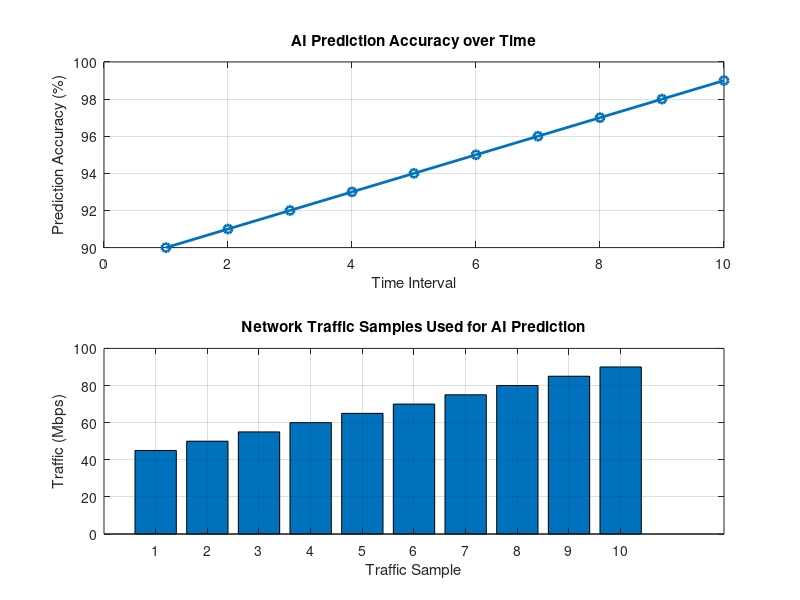

The MATLAB source for this figure:
clc;
clear;
close all;
% Time samples
t = 1:10;
% Prediction Accuracy (%)
Accuracy = [90 91 92 93 94 95 96 97 98 99];

% Actual Network Traffic (Mbps)
Traffic = [45 50 55 60 65 70 75 80 85 90];
figure
% -------- Graph 1 --------
subplot(2,1,1)
plot(t,Accuracy,'-o','LineWidth',2)
title('AI Prediction Accuracy over Time')
xlabel('Time Interval')
ylabel('Prediction Accuracy (%)')
grid on
% -------- Graph 2 --------
subplot(2,1,2)
bar(Traffic)
title('Network Traffic Samples Used for AI Prediction')
xlabel('Traffic Sample')
ylabel('Traffic (Mbps)')
grid on
